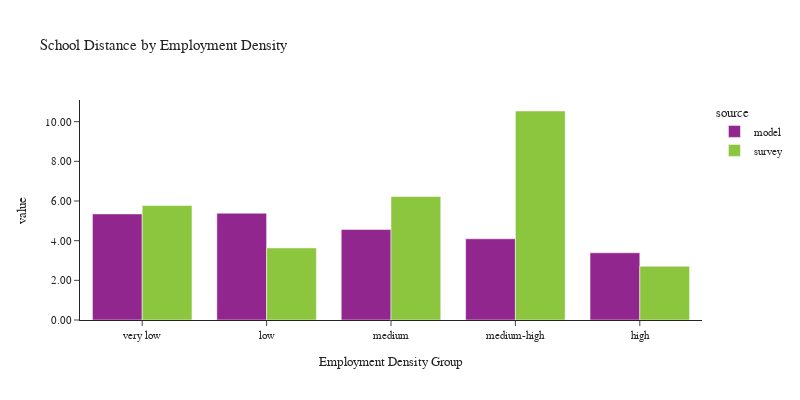

The notebook cell this image was saved under:
### Code cell
plot_school_location(df_students, 'emp_density_group', 'Employment Density', 'Employment Density Group')

### Figure 1 — Plotly figure (JSON) as saved in the notebook; plotly's stock layout.template omitted (floating-point values rounded to 4 significant figures)
{"data": [{"alignmentgroup": "True", "customdata": [[1], [1], [1], [1], [1]], "hovertemplate": "source=model<br>emp_density_group=%{x}<br>value=%{y}<br>sample count=%{customdata[0]}<extra></extra>", "legendgroup": "model", "marker": {"color": "#91268F", "pattern": {"shape": ""}}, "name": "model", "offsetgroup": "model", "orientation": "v", "showlegend": true, "textposition": "auto", "type": "bar", "x": ["very low", "low", "medium", "medium-high", "high"], "xaxis": "x", "y": [5.348, 5.385, 4.561, 4.093, 3.388], "yaxis": "y"}, {"alignmentgroup": "True", "customdata": [[1], [1], [1], [1], [1]], "hovertemplate": "source=survey<br>emp_density_group=%{x}<br>value=%{y}<br>sample count=%{customdata[0]}<extra></extra>", "legendgroup": "survey", "marker": {"color": "#8CC63E", "pattern": {"shape": ""}}, "name": "survey", "offsetgroup": "survey", "orientation": "v", "showlegend": true, "textposition": "auto", "type": "bar", "x": ["very low", "low", "medium", "medium-high", "high"], "xaxis": "x", "y": [5.768, 3.634, 6.226, 10.54, 2.711], "yaxis": "y"}], "layout": {"barmode": "group", "font": {"size": 11}, "height": 400, "legend": {"title": {"text": "source"}, "tracegroupgap": 0}, "title": {"text": "School Distance by Employment Density"}, "width": 800, "xaxis": {"anchor": "y", "domain": [0.0, 1.0], "title": {"text": "Employment Density Group"}}, "yaxis": {"anchor": "x", "domain": [0.0, 1.0], "tickformat": ".2f", "title": {"text": "value"}}}}
